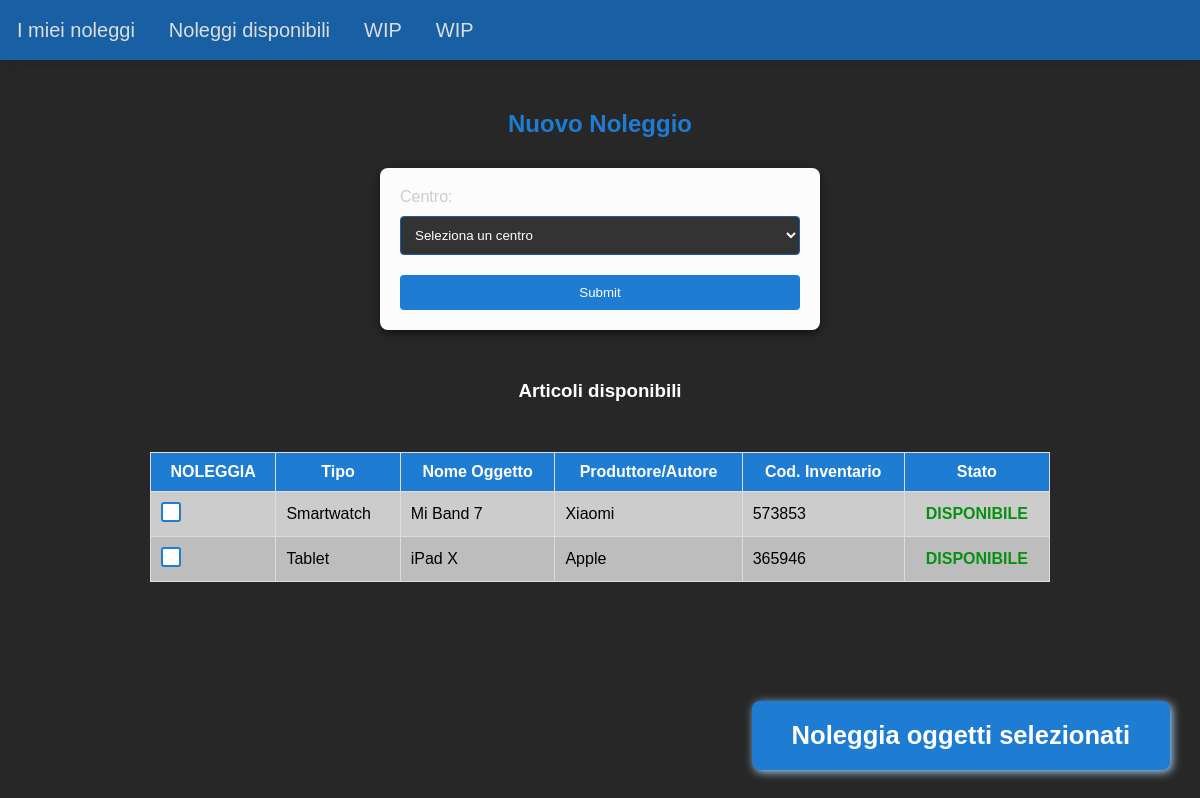
The page /new_rent.php?center=2 on the database as committed earlier.
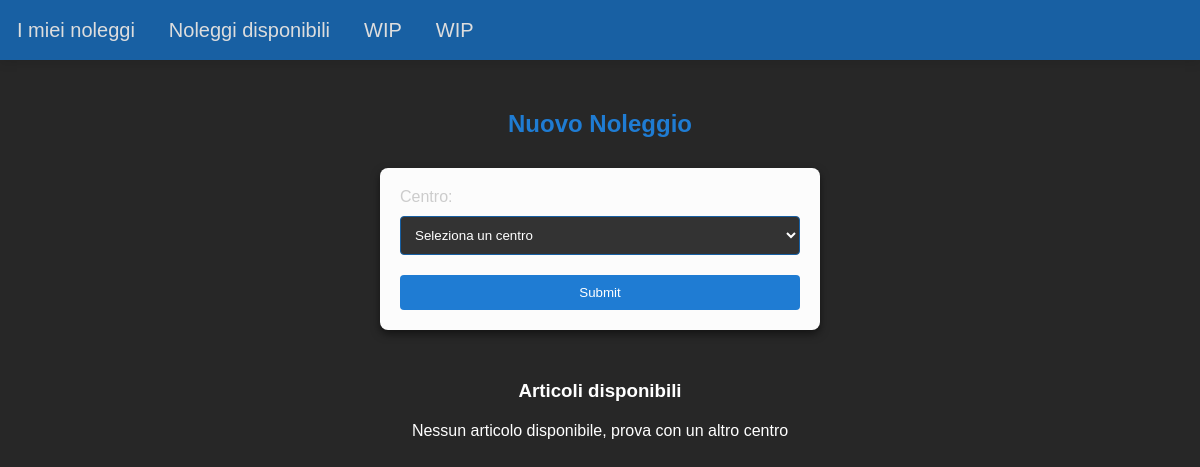
The same page on the database as committed later.
### tables this page shows
CREATE TABLE `items` (
  `id` int(11) NOT NULL,
  `type` varchar(64) NOT NULL,
  `item_name` varchar(64) NOT NULL,
  `maker` varchar(64) NOT NULL,
  `center` int(11) NOT NULL,
  `ci` int(16) NOT NULL,
  `state` varchar(64) NOT NULL
);

### new_rent.php (the view, shortened to what this page needs)
<?php
$servername = "localhost";
$svusername = "root";
$svpassword = "";
$dbname = "rent";
$conn = new mysqli($servername, $svusername, $svpassword, $dbname);
?>
<!DOCTYPE html>
<html lang="en">
<head>
    <link rel="stylesheet" href="stylesheet/nav.css">
    <link rel="stylesheet" href="stylesheet/default.css">
    <link rel="stylesheet" href="stylesheet/new_rent.css">
</head>
<body>
    <?php include 'nav.php' ?>
    <h2>Nuovo Noleggio</h2>
    <form id="select-center-form" method="GET">
        <label for="center">Centro:</label>
        <select name="center" id="center">
            <option selected disabled>Seleziona un centro</option>
        </select>
        <input id="select-center-submit" type="submit">
    </form>
<?php
if(isset($_GET["center"])) {
    $center_id = $_GET["center"];
    echo "<h3 id='new-rent-table-title'>Articoli disponibili</h3>";
    $stmt = $conn->prepare("SELECT * FROM items WHERE center = ?  AND state = 'available'");
    $stmt->bind_param("i", $center_id);
    $stmt->execute();
    $result = $stmt->get_result();
    if ($result->num_rows > 0) {
        echo "<form method='POST' action='new_rent_action.php'>";
        echo "<table><tr> <th>NOLEGGIA</th> <th>Tipo</th> <th>Nome Oggetto</th><th>Produttore/Autore</th><th>Cod. Inventario</th><th>Stato</th> </tr>";
        while ($row = $result->fetch_assoc()) {
            echo "<td class='new-rent-button-container'><input class='new-rent-checkbox' type='checkbox' name='row[]' value='" . $row['id'] . "'></input></td><td>" . $row['type'] . "</td><td>" . $row['item_name'] . "</td><td>" . $row['maker'] . "</td><td>" . $row['ci'] . "</td><td class='available'>DISPONIBILE</td></tr>";
        }
        echo "</table>";
        echo "<input id ='add-rent-button' type='submit' value='Noleggia oggetti selezionati'></input>";
        echo "</form>";
    } else {
        echo "<p id='new-rent-no-result'>Nessun articolo disponibile, prova con un altro centro</p>";
    }
} else {
    echo "<p id='new-rent-not-selected'>Select a center and see the available items</p>";
}
?>
</body>
</html>

### nav.php
<nav>
    <ul>
        <li><a href="home.php">I miei noleggi</a></li>
        <li><a href="new_rent.php">Noleggi disponibili</a></li>
        <li><a href="#">WIP</a></li>
        <li><a href="#">WIP</a></li>
    </ul>
</nav>

### stylesheet/nav.css (style rules this page uses)
nav { background-color: #1860a3; position: absolute; top: 0; left: 0; width: 100%; height: 60px; display: flex; justify-content: start; align-items: center; box-shadow: 0px 3px 10px rgba(0, 0, 0, 0.1); z-index: 100; }
nav ul { list-style-type: none; margin: 0; padding: 0; display: flex; }
nav ul li a { padding: 0 15px; margin: 0 2px; color: #ddd; text-decoration: none; font-size: 20px; transition: color 0.3s ease; }

### stylesheet/default.css (style rules this page uses)
body { font-family: Arial, sans-serif; margin: 0; padding: 0; padding-top: 60px; background-color: #272727; }
h2 { color: #ffffff; text-align: center; margin-top: 50px; }
table { width: 75%; margin: 50px auto; border-collapse: collapse; }
table, th, td { border: 1px solid #ddd; padding: 10px; }
th { background-color: #1f7cd3; color: white; }
tr { transition: background-color 0.3s ease; }
tr:nth-child(odd) { background-color: #bdbdbd; }

### stylesheet/new_rent.css (style rules this page uses)
h2 { color: #1f7cd3; text-align: center; margin-bottom: 30px; }
#select-center-form { max-width: 400px; margin: 0 auto; padding: 20px; background-color: #fcfcfc; border-radius: 8px; box-shadow: 0 4px 8px rgba(0, 0, 0, 0.5); }
label { display: block; margin-bottom: 10px; color: #cccccc; }
select { width: 100%; padding: 10px; margin-bottom: 20px; background-color: #333333; color: #ffffff; border: 1px solid #1860a3; border-radius: 4px; }
select option[disabled] { color: #666666; }
#select-center-submit { width: 100%; padding: 10px; background-color: #1f7cd3; color: #ffffff; border: none; border-radius: 4px; cursor: pointer; transition: background-color 0.3s; }
#new-rent-table-title { color: #fff; text-align: center; margin-top: 50px; }
#new-rent-no-result { color: #fff; text-align: center; margin-top: 20px; }
.available { text-align: center; font-weight: bold; color: rgb(7, 145, 18) }
#add-rent-button { position: absolute; right: 30px; font-size: 1.6em; font-weight: bolder; bottom: 30px; padding: 20px 40px; background-color: #1f7cd3; color: #ffffff; border: none; border-radius: 8px; cursor: pointer; transition: 0.1s; box-shadow: 2px 2px 10px #abd6ff; }
.new-rent-checkbox { appearance: none; margin: auto; -webkit-appearance: none; width: 20px; height: 20px; background-color: #fff; border: 2px solid #1f7cd3; border-radius: 3px; outline: none; position: relative; }

Rows that differ between the two databases and show on the page:
no longer on this page (row edited): items: type "Smartwatch", item_name "Mi Band 7", maker "Xiaomi", ci "573853"
no longer on this page (row edited): items: type "Tablet", item_name "iPad X", maker "Apple", ci "365946"
Other text that changed with them:
form field value: "Noleggia oggetti selezionati" → (not shown)
text no longer shown: "NOLEGGIA Tipo Nome Oggetto Produttore/Autore Cod. Inventario Stato"
text now shown: "Nessun articolo disponibile, prova con un altro centro"
